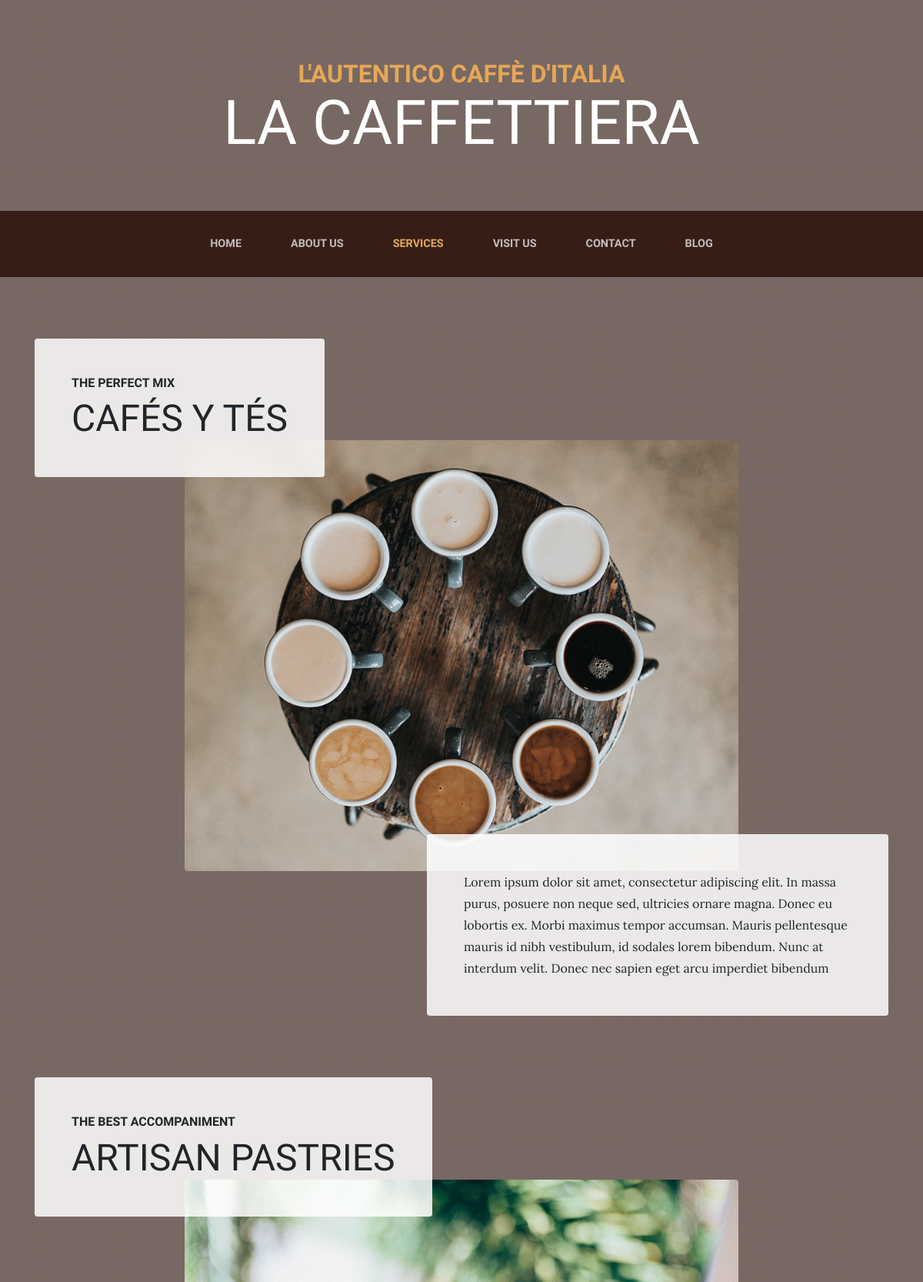
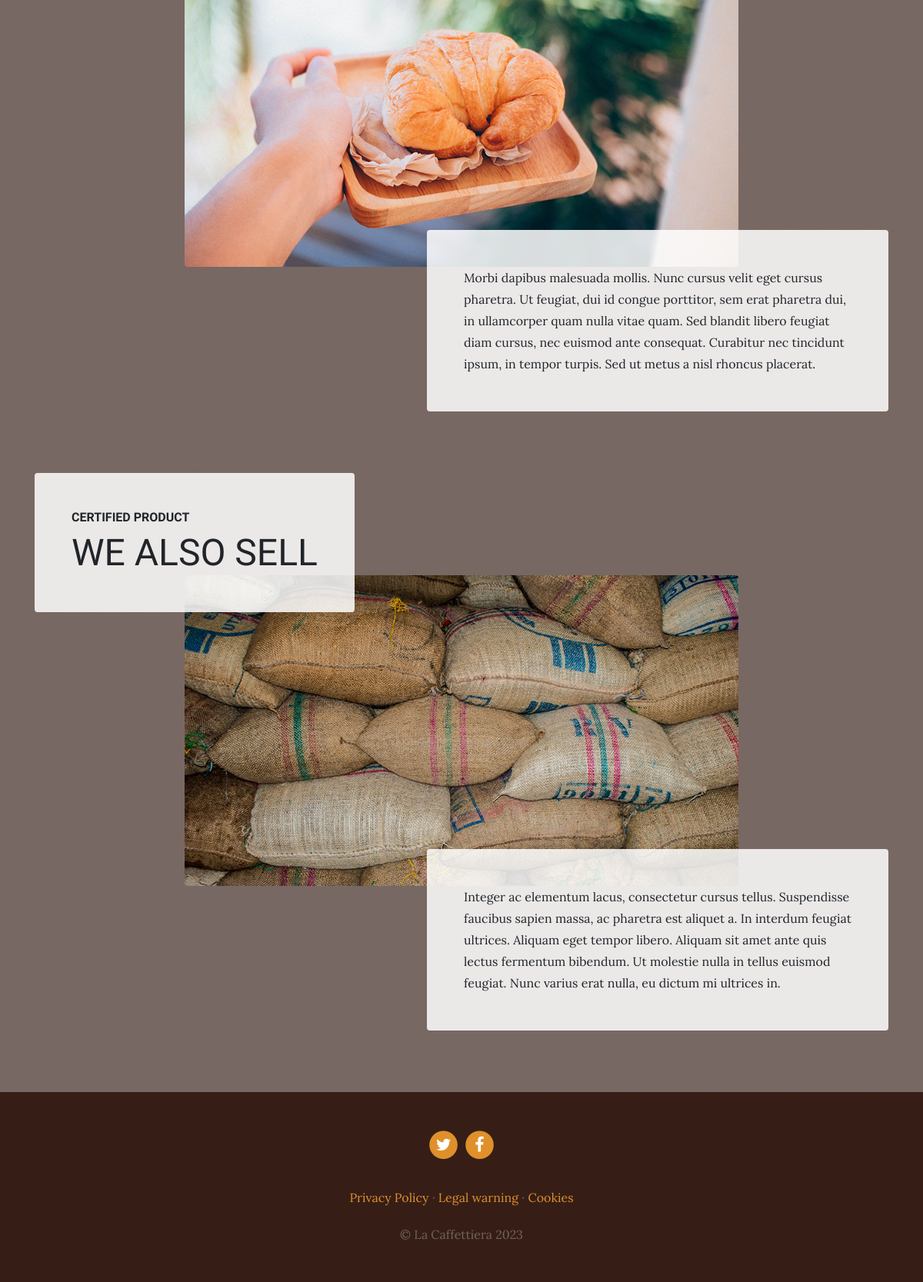
Page /services/ on the committed database (2 pictures, top to bottom).
### service/models.py (models this page shows, shortened)
class Service(models.Model):
    title = models.CharField(max_length=200, verbose_name='Title')
    subtitle = models.CharField(max_length=200, verbose_name='Subtitle')
    content = models.TextField(verbose_name='Content')
    image = models.ImageField(verbose_name='Image', upload_to='services')
    created = models.DateTimeField(auto_now_add=True, verbose_name='Creation date')
    updated = models.DateTimeField(auto_now=True, verbose_name='Update date')
    class Meta:
        verbose_name = "service"
        verbose_name_plural = "services"
        ordering = ['-created']

### service/views.py (the view)
# urls.py: path('services/', views.services, name='services'),
def services(request):
    services = Service.objects.all()
    return render(request, "service/services.html", context={'services': services})

### social/processors.py (called while the page is built)
def ctx_dict(request):
    ctx = {}
    links = Link.objects.all()
    for link in links:
        ctx[link.key] = link.url
    return ctx

### service/templates/service/services.html (shortened to what this page needs)
{% extends 'core/base.html' %}
{% block content %} {% load static %}
{% for service in services %}
<section class="page-section">
    <div class="container">
      <div class="product-item">
        <div class="product-item-title d-flex">
          <div class="bg-faded p-5 d-flex mr-auto rounded">
            <h2 class="section-heading mb-0">
              <span class="section-heading-upper">{{service.title}}</span>
              <span class="section-heading-lower">{{service.subtitle}}</span>
            </h2>
          </div>
        </div>
        <img class="product-item-img mx-auto d-flex rounded img-fluid mb-3 mb-lg-0" src="{{service.image.url}}" alt="">
        <div class="product-item-description d-flex ml-auto">
          <div class="bg-faded p-5 rounded">
            <p class="mb-0">{{service.content}}</p>
          </div>
        </div>
      </div>
    </div>
  </section>
  {% endfor %}
{% endblock %}

### core/templates/core/base.html (shortened to what this page needs)
<!DOCTYPE html>
<html lang="en">
  <head>
    {% load static %}
    <link href="{% static 'core/vendor/bootstrap/css/bootstrap.min.css' %}" rel="stylesheet">
    <link href="{% static 'core/vendor/font-awesome/css/font-awesome.min.css' %}" rel="stylesheet" type="text/css">
    <link href="{% static 'core/css/business-casual.css' %}" rel="stylesheet">
  </head>
  <body>
    <h1 class="site-heading text-center text-white d-none d-lg-block">
      <span class="site-heading-upper text-primary mb-3">L'autentico caffè d'italia</span>
      <span class="site-heading-lower">La Caffettiera</span>
    </h1>
    <nav class="navbar navbar-expand-lg navbar-dark py-lg-4" id="mainNav">
      <div class="container">
        <div class="collapse navbar-collapse" id="navbarResponsive">
          <ul class="navbar-nav mx-auto">
            <li class="nav-item px-lg-4 {% if request.resolver_match.view_name == 'home' %} active {% endif %}">
              <a class="nav-link text-uppercase text-expanded" href="{% url 'home' %}">Home</a>
            </li>
            <li class="nav-item px-lg-4 {% if request.resolver_match.view_name == 'about' %} active {% endif %}">
              <a class="nav-link text-uppercase text-expanded" href="{% url 'about' %}">About us</a>
            </li>
            <li class="nav-item px-lg-4 {% if request.resolver_match.view_name == 'services' %} active {% endif %}">
              <a class="nav-link text-uppercase text-expanded" href="{% url 'services' %}">Services</a>
            </li>
            <li class="nav-item px-lg-4 {% if request.resolver_match.view_name == 'store' %} active {% endif %}">
              <a class="nav-link text-uppercase text-expanded" href="{% url 'store' %}">Visit us</a>
            </li>
            <li class="nav-item px-lg-4 {% if request.resolver_match.view_name == 'contact' %} active {% endif %}">
              <a class="nav-link text-uppercase text-expanded" href="{% url 'contact' %}">Contact</a>
            </li>
            <li class="nav-item px-lg-4 {% if request.resolver_match.view_name == 'blog' or request.resolver_match.view_name == 'category' %} active {% endif %}">
              <a class="nav-link text-uppercase text-expanded" href="{% url 'blog' %}">Blog</a>
            </li>
          </ul>
        </div>
      </div>
    </nav>
    {% block content %}{% endblock %}
    <footer class="footer text-faded text-center py-5">
      <div class="container">
        <p class="m-0">
          {% if LINK_TWITER %}
            <a href="{{LINK_TWITER}}" class="link">
              <span class="fa-stack fa-lg">
                <i class="fa fa-circle fa-stack-2x"></i>
                <i class="fa fa-twitter fa-stack-1x fa-inverse"></i>
              </span>
            </a>
          {% endif %}
          {% if LINK_FACEBOOK %}
            <a href="{{LINK_FACEBOOK}}" class="link">
              <span class="fa-stack fa-lg">
                <i class="fa fa-circle fa-stack-2x"></i>
                <i class="fa fa-facebook fa-stack-1x fa-inverse"></i>
              </span>
            </a>
          {% endif %}
	    </p>
        <p class="m-0 mbt">
        	<a href="sample.html" class="link">Privacy Policy</a> ·
        	<a href="sample.html" class="link">Legal warning</a> ·
        	<a href="sample.html" class="link">Cookies</a>
		</p>
        <p class="m-0 mbt1">&copy; La Caffettiera 2023</p>
      </div>
	</footer>
  </body>
</html>

### core/static/core/css/business-casual.css (style rules this page uses)
body { font-family: 'Lora'; background: linear-gradient(rgba(47, 23, 15, 0.65), rgba(47, 23, 15, 0.65)), url("../img/bg.jpg"); background-attachment: fixed; background-position: center; background-size: cover; }
h1, h2, h3, h4, h5, h6 { font-family: 'Raleway'; }
p { line-height: 1.75; }
.text-faded { color: rgba(255, 255, 255, 0.3); }
.site-heading { margin-top: 5rem; margin-bottom: 5rem; text-transform: uppercase; line-height: 1; font-family: 'Raleway'; }
.site-heading .site-heading-upper { display: block; font-size: 2rem; font-weight: 800; }
.site-heading .site-heading-lower { font-size: 5rem; font-weight: 100; line-height: 4rem; }
.page-section { margin-top: 5rem; margin-bottom: 5rem; }
.section-heading { text-transform: uppercase; }
.section-heading .section-heading-upper { display: block; font-size: 1rem; font-weight: 800; padding-bottom:.5rem; }
.section-heading .section-heading-lower { display: block; font-size: 3rem; font-weight: 100; }
.bg-faded { background-color: rgba(255, 255, 255, 0.85); }
#mainNav { background-color: rgba(47, 23, 15, 0.9); font-family: 'Raleway'; }
#mainNav .navbar-nav .nav-item .nav-link { color: rgba(255, 255, 255, 0.7); font-weight: 800; }
#mainNav .navbar-nav .nav-item.active .nav-link { color: #e6a756; }
@media (min-width: 992px) { #mainNav .navbar-nav .nav-item .nav-link { font-size: 0.9rem; } }
@media (min-width: 992px) { .product-item .product-item-title { position: relative; z-index: 1; margin-bottom: -3rem; } }
@media (min-width: 992px) { .product-item .product-item-img { position: relative; z-index: 0; max-width: 60vw; } }
@media (min-width: 992px) { .product-item .product-item-description { position: relative; z-index: 1; margin-top: -3rem; max-width: 50vw; } }
.footer { background-color: rgba(47, 23, 15, 0.9); }
.text-primary { color: #e6a756 !important; }
.mbt { padding-top: 2rem; }
.mbt1 { padding-top: 1.25rem; }
a.link { color: #df902a; }

### rows in the picture
Service: title "THE PERFECT MIX", subtitle "CAFÉS Y TÉS", image (picture), content "Lorem ipsum dolor sit amet, consectetur adipiscing elit. In massa purus, posuere non neque sed, ultricies ornare magna. Donec eu lobortis ex. Morbi maximus tempor accumsan. Mauris pellentesque mauris id nibh vestibulum, id sodales lorem bibendum. Nunc at interdum velit. Donec nec sapien eget arcu imperdiet bibendum"
Service: title "THE BEST ACCOMPANIMENT", subtitle "ARTISAN PASTRIES", image (picture), content "Morbi dapibus malesuada mollis. Nunc cursus velit eget cursus pharetra. Ut feugiat, dui id congue porttitor, sem erat pharetra dui, in ullamcorper quam nulla vitae quam. Sed blandit libero feugiat diam cursus, nec euismod ante consequat. Curabitur nec tincidunt ipsum, in tempor turpis. Sed ut metus a nisl rhoncus placerat."
Service: title "CERTIFIED PRODUCT", subtitle "WE ALSO SELL", image (picture), content "Integer ac elementum lacus, consectetur cursus tellus. Suspendisse faucibus sapien massa, ac pharetra est aliquet a. In interdum feugiat ultrices. Aliquam eget tempor libero. Aliquam sit amet ante quis lectus fermentum bibendum. Ut molestie nulla in tellus euismod feugiat. Nunc varius erat nulla, eu dictum mi ultrices in."
